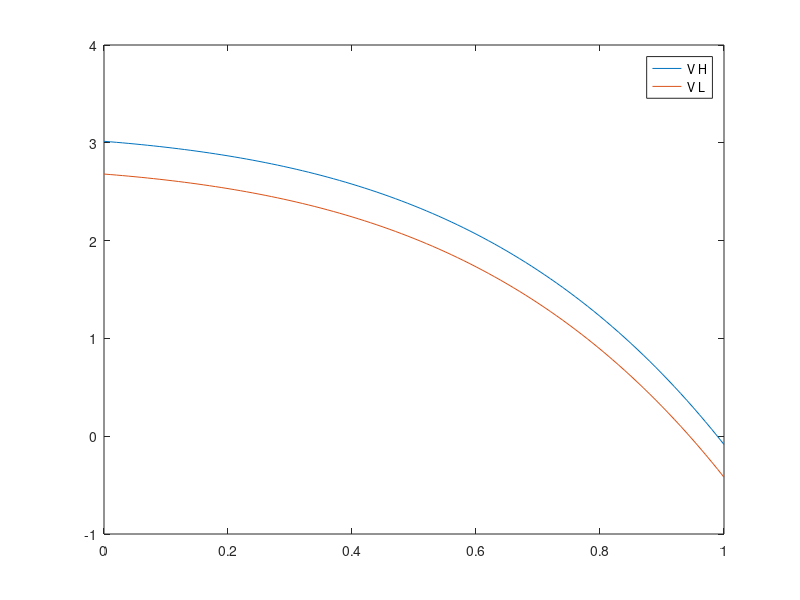
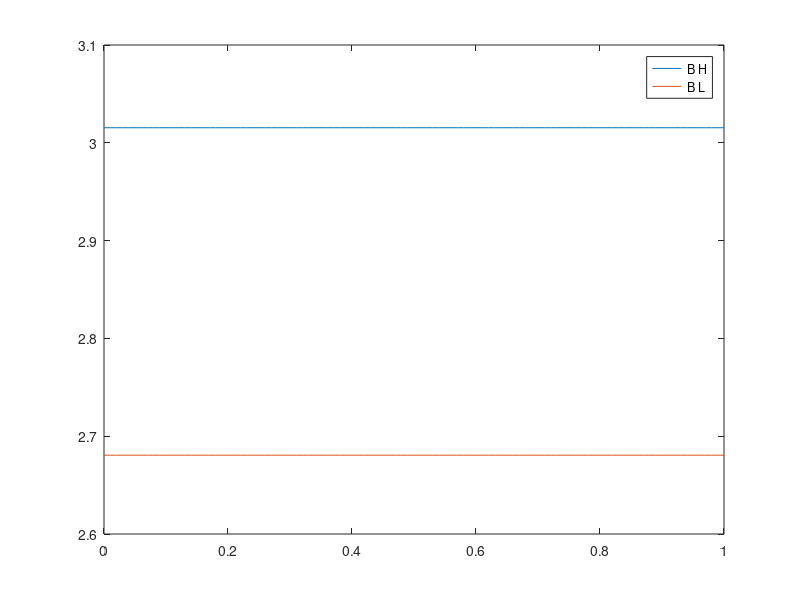
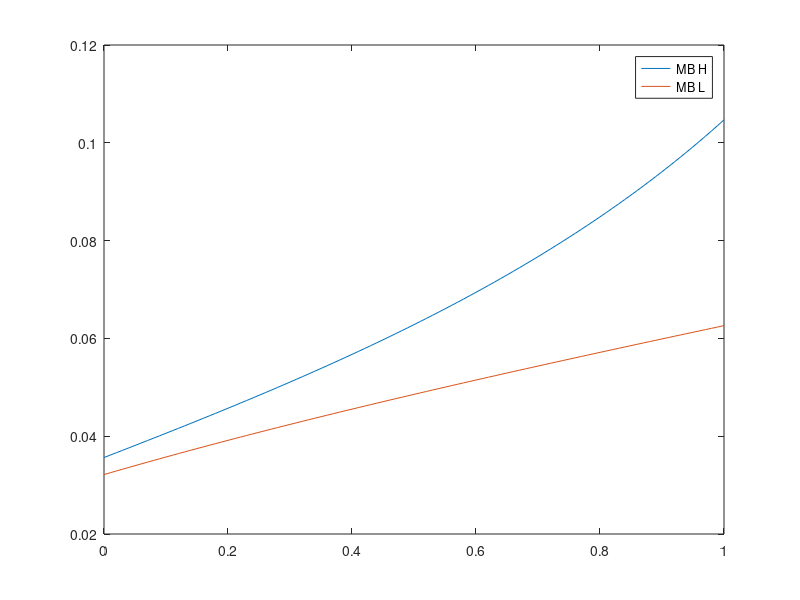
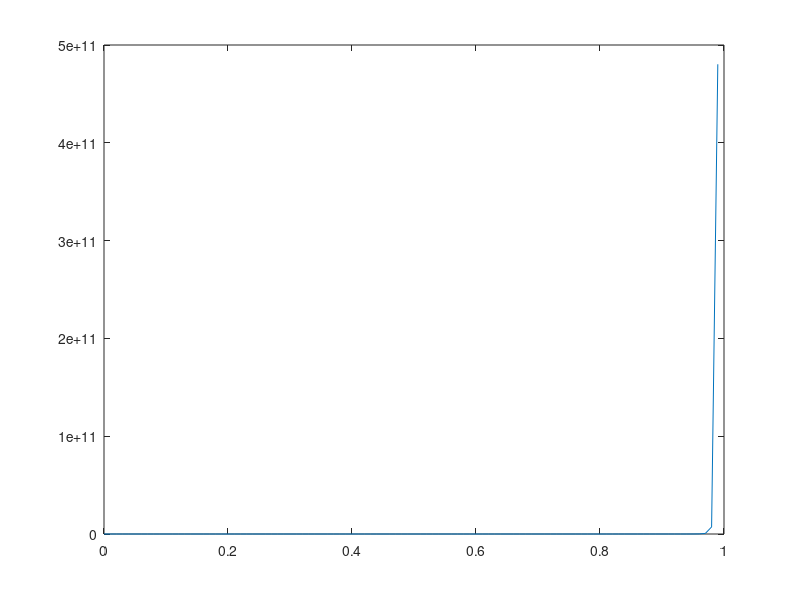

These charts were generated, in order, by the following MATLAB code:
gamma_G=0.90;    ...prob. pays off if good
gamma_B=0.50;    ...prob. pays off if bad
y=5;             ...output
D=1;             ...investment size
r=1.01;          ...risk free rate
p1=0.6;          ...Pr(A|H)=Pr(C|L)=p1+(p2+p3)pi
p2=0.2;          ...Pr(B)=p2(1-pi)
p3=0.2;          ...Pr(C|H)=Pr(A|L)=p3(1-pi)

%parameter vector
par=[gamma_G;   %1
     gamma_B;   %2
     y;         %3
     D;         %4
     r;         %5
     p1;        %6
     p2;        %7
     p3];       %8

w=0.6;
l=0.7;          ...fraction of firms that are "good"
z=1e-1;        ...cost function coefficient
alf=5;          ...cost function exponent

%pi grid
pi=0:0.01:1;
lp=length(pi);

x=zeros(3,lp);
y=zeros(3,lp);
for i=1:lp
    %High signal interest rates
    x(1,i)=par(5)*(w*l*(par(6)+(par(7)+par(8))*pi(i))+(1-w)*(1-l)*par(8)*(1-pi(i)))/(w*l*(par(6)+(par(7)+par(8))*pi(i))*par(1)+(1-w)*(1-l)*par(8)*(1-pi(i))*par(2));
    x(2,i)=par(5)*(w*l+(1-w)*(1-l))/(w*l*par(1)+(1-w)*(1-l)*par(2));
    x(3,i)=par(5)*(w*l*par(8)*(1-pi(i))+(1-w)*(1-l)*(par(6)+(par(7)+par(8))*pi(i)))/(w*l*par(8)*(1-pi(i))*par(1)+(1-w)*(1-l)*(par(6)+(par(7)+par(8))*pi(i))*par(2));
    %Low signal interest rates
    y(1,i)=par(5)*((1-w)*l*(par(6)+(par(7)+par(8))*pi(i))+w*(1-l)*par(8)*(1-pi(i)))/((1-w)*l*(par(6)+(par(7)+par(8))*pi(i))*par(1)+w*(1-l)*par(8)*(1-pi(i))*par(2));
    y(2,i)=par(5)*((1-w)*l+w*(1-l))/((1-w)*l*par(1)+w*(1-l)*par(2));
    y(3,i)=par(5)*((1-w)*l*par(8)*(1-pi(i))+w*(1-l)*(par(6)+(par(7)+par(8))*pi(i)))/((1-w)*l*par(8)*(1-pi(i))*par(1)+w*(1-l)*(par(6)+(par(7)+par(8))*pi(i))*par(2));
end

%Return if project pays off at each interest rate (y-DR)
RET=zeros(2,3,lp);
for j=1:3
for i=1:lp
    RET(1,j,i)=par(3)-par(4)*x(j,i);
    RET(2,j,i)=par(3)-par(4)*y(j,i);
end
end
IND=RET>0;...indicator function
V=zeros(2,lp);...utility function
M=zeros(1,lp);...cost function
B=zeros(2,lp);...benefit function
for i=1:lp
%     M(i)=z*(pi(i)/(1-pi(i)))^alf;
    M(i)=z*(1+pi(i))^alf-z;

    B(1,i)=((par(5)*(w*l+(1-w)*(1-l)))^(-1))*(...
         (w*l*par(1)*(par(6)+(par(7)+par(8))*pi(i))+(1-w)*(1-l)*par(2)*par(8)*(1-pi(i)))*RET(1,1,i)*(RET(1,1,i)>0)...
        +(w*l*par(1)+(1-w)*(1-l)*par(2))*par(7)*(1-pi(i))*RET(1,2,i)*(RET(1,2,i)>0)...
        +(w*l*par(1)*par(8)*(1-pi(i))+(1-w)*(1-l)*par(2)*(par(6)+(par(7)+par(8))*pi(i)))*RET(1,3,i)*(RET(1,3,i)>0));
    V(1,i)=-M(i)+B(1,i);
    
    B(2,i)=((par(5)*((1-w)*l+w*(1-l)))^(-1))*(...
         ((1-w)*l*par(1)*(par(6)+(par(7)+par(8))*pi(i))+w*(1-l)*par(2)*par(8)*(1-pi(i)))*RET(2,1,i)*(RET(2,1,i)>0)...
        +((1-w)*l*par(1)+w*(1-l)*par(2))*par(7)*(1-pi(i))*RET(2,2,i)*(RET(2,2,i)>0)...
        +((1-w)*l*par(1)*par(8)*(1-pi(i))+w*(1-l)*par(2)*(par(6)+(par(7)+par(8))*pi(i)))*RET(2,3,i)*(RET(2,3,i)>0));
    V(2,i)=-M(i)+B(2,i);
end

%find the EQ pi
[~,mh]=max(V(1,:));
piH=pi(mh);
[~,ml]=max(V(2,:));
piL=pi(ml);

%EQ interest rates
Rah=x(1,mh); Rbh=x(2,mh); Rch=x(3,mh);
Ral=y(1,ml); Rbl=y(2,ml); Rcl=y(3,ml);

%marginal benefit
MBh=zeros(1,lp);
MBl=zeros(1,lp);
MC=zeros(1,lp);
for i=1:lp
    if (RET(1,1,i)>=0 && RET(1,2,i)>=0 && RET(1,3,i)>=0)
        MBh(i)=((par(5)*(w*l+(1-w)*(1-l)))^(-1))*(...
             (w*l*par(1)*(par(7)+par(8))-(1-w)*(1-l)*par(2)*par(8))*RET(1,1,i)...
            -(w*l*par(1)+(1-w)*(1-l)*par(2))*par(7)*RET(1,2,i)...
            +(w*l*par(1)*(-par(8))+(1-w)*(1-l)*par(2)*(par(7)+par(8)))*RET(1,3,i));
    elseif (RET(1,1,i)>=0 && RET(1,2,i)>=0 && RET(1,3,i)<0)
        MBh(i)=((par(5)*(w*l+(1-w)*(1-l)))^(-1))*(...
             (w*l*par(1)*(par(7)+par(8))-(1-w)*(1-l)*par(2)*par(8))*RET(1,1,i)*(RET(1,1,i)>0)...
            -(w*l*par(1)+(1-w)*(1-l)*par(2))*par(7)*RET(1,2,i)*(RET(1,2,i)>0));
    elseif (RET(1,1,i)>=0 && RET(1,2,i)<0 && RET(1,3,i)<0)
        MBh(i)=((par(5)*(w*l+(1-w)*(1-l)))^(-1))*(...
             (w*l*par(1)*(par(7)+par(8))-(1-w)*(1-l)*par(2)*par(8))*RET(1,1,i)*(RET(1,1,i)>0));
    elseif (RET(1,1,i)<0 && RET(1,2,i)<0 && RET(1,3,i)<0)
        MBh(i)=0;
    end            
            
    if (RET(2,1,i)>=0 && RET(2,2,i)>=0 && RET(2,3,i)>=0)
        MBl(i)=((par(5)*((1-w)*l+w*(1-l)))^(-1))*(...
             ((1-w)*l*par(1)*(par(7)+par(8))-w*(1-l)*par(2)*par(8))*RET(2,1,i)...
            -((1-w)*l*par(1)+w*(1-l)*par(2))*par(7)*RET(2,2,i)...
            +((1-w)*l*par(1)*(-par(8))+w*(1-l)*par(2)*(par(7)+par(8)))*RET(2,3,i));
    elseif (RET(2,1,i)>=0 && RET(2,2,i)>=0 && RET(2,3,i)<0)
        MBl(i)=((par(5)*((1-w)*l+w*(1-l)))^(-1))*(...
             ((1-w)*l*par(1)*(par(7)+par(8))-w*(1-l)*par(2)*par(8))*RET(2,1,i)...
            -((1-w)*l*par(1)+w*(1-l)*par(2))*par(7)*RET(2,2,i));...
    elseif (RET(2,1,i)>=0 && RET(2,2,i)<0 && RET(2,3,i)<0)
        MBl(i)=((par(5)*((1-w)*l+w*(1-l)))^(-1))*(...
             ((1-w)*l*par(1)*(par(7)+par(8))-w*(1-l)*par(2)*par(8))*RET(2,1,i));...
    elseif (RET(2,1,i)<0 && RET(2,2,i)<0 && RET(2,3,i)<0)
        MBl(i)=0;
    end
    MC(i)=z*alf*(1-pi(i))^(-2)*(pi(i)/(1-pi(i)))^(alf-1);
end

%EQ marginal benefit
eqMBh=MBh(mh); eqMBl=MBl(ml);

%EQ marginal costs
MCh=z*alf*(1-pi(mh))^(-2)*(pi(mh)/(1-pi(mh)))^(alf-1);
MCl=z*alf*(1-pi(ml))^(-2)*(pi(ml)/(1-pi(ml)))^(alf-1);

figure(1)
plot(pi,V(1,:),pi,V(2,:))
legend('V H','V L')

figure(2)
plot(pi,B(1,:),pi,B(2,:))
legend('B H', 'B L')

figure(3)
plot(pi,MBh,pi,MBl)
legend('MB H','MB L')

figure(4)
plot(pi,MC)
